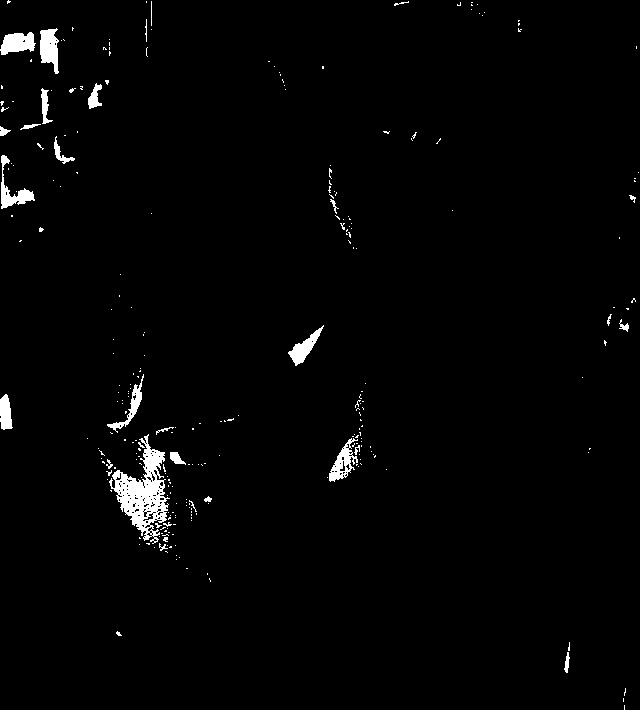
#> input picture DeepFashion2Dataset/black.jpg, 640 x 710 px, given as the content of the folder /home/irene/deepfashion2/DeepFashion2Dataset/train/img_body/, which was not available
$ python detectColor.py
#> lines starting #> are read from the running program, lines starting #| are printed output that depends on the picture; after the words box and inside, x2 and y2 are one past the last pixel; in counts of white or black regions, pixels touching at a corner belong together; pictures that were not available may be replaced by others from this repository, and a replacement may not be noted
#> further down, frame is the input picture: shape (710, 640, 3); min 0, max 255, mean 4.6
### DeepFashion2Dataset/remove_bg.py
#!/usr/bin/python
# -*- coding: UTF-8 -*-
import cv2
import numpy as np
import os
base_path ='/home/irene/deepfashion2/DeepFashion2Dataset/train'
img_dir = base_path + '/img_body/'
new_img_dir = base_path + '/img_body/'
#filename='003147.jpg'

def cutimgBg(frame):
    pos =[]
    smask =[]
    color = [0,0,0]
    #try:
    smask = np.all(frame != color,axis=2)
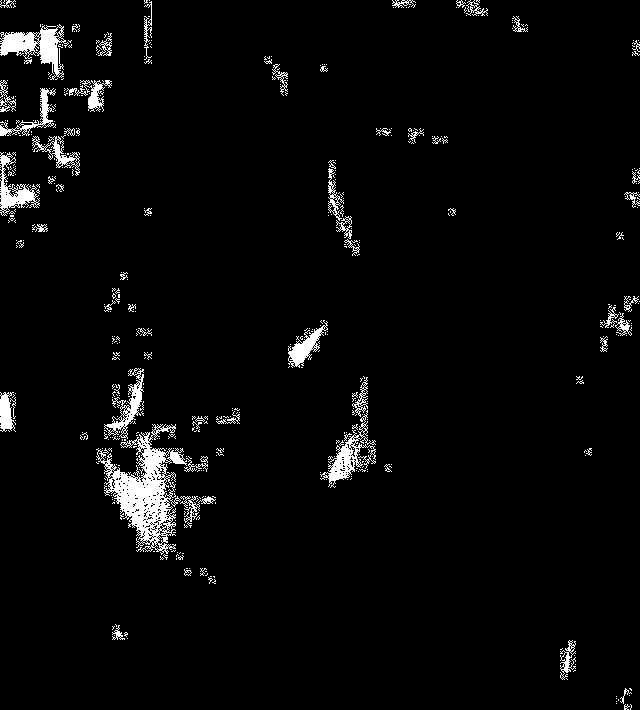
#> smask: shape (710, 640) bool; 3.5% white; 501 white regions (440 under 20 px), largest, box (x1, y1, x2, y2) and area: (96, 424, 187, 555) 4296, (0, 24, 69, 80) 1518, (320, 410, 376, 488) 1050

    pos = np.where(smask)
#> pos = 16014 positions, rows 0 to 709, columns 0 to 639
    xmin = np.min(pos[1])
#> xmin = 0
    xmax = np.max(pos[1])
#> xmax = 639
    ymin = np.min(pos[0])
#> ymin = 0
    ymax = np.max(pos[0])
#> ymax = 709

    frame2 = frame[ymin: ymax, xmin: xmax]
    a = 7
    b = 5
    y_fix = int((1/a)*np.shape(frame2)[0])
#> y_fix = 101
    x_fix = int((1/b)*np.shape(frame2)[1])
#> x_fix = 127
    #print(y_fix,x_fix)
    new_img = frame2[y_fix: y_fix*(a-1), x_fix: x_fix*(a-1)]
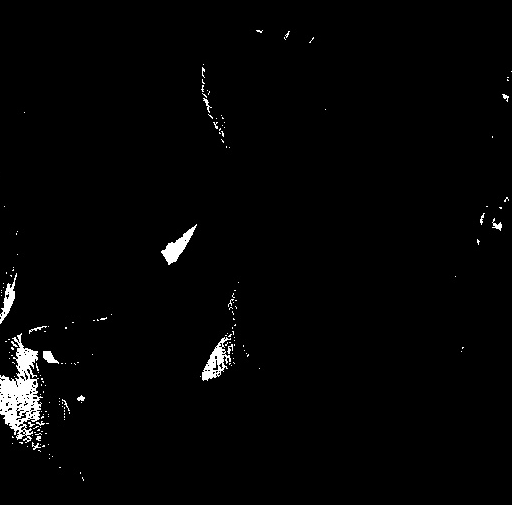
#> new_img: shape (505, 512, 3); min 0, max 255, mean 4.4

    #except:
    #    new_img = frame
    return new_img


# [19 lines left out: function cutBg, not called in this run]


# [4 lines of commented-out code are left out]

### DeepFashion2Dataset/colorList.py
import numpy as np
import collections

#定義字典存放顏色分量上下限
#例如：{顏色: [min分量, max分量]}
#{'red': [array([160,  43,  46]), array([179, 255, 255])]}

def getColorList():
    dict = collections.defaultdict(list)

    # 黑色
    lower_black = np.array([0, 0, 0])
    upper_black = np.array([180, 255, 46])
    color_list = []
    color_list.append(lower_black)
    color_list.append(upper_black)
    dict['black'] = color_list

    #灰色
    lower_gray = np.array([0, 0, 46])
    upper_gray = np.array([180, 20, 218])
    color_list = []
    color_list.append(lower_gray)
    color_list.append(upper_gray)
    dict['Gray']=color_list

    # 白色
    lower_white = np.array([0, 0, 222])
    upper_white = np.array([180, 30, 255])
    color_list = []
    color_list.append(lower_white)
    color_list.append(upper_white)
    dict['white'] = color_list

    #紅色
    lower_red = np.array([156, 43, 46])
    upper_red = np.array([180, 255, 255])
    color_list = []
    color_list.append(lower_red)
    color_list.append(upper_red)
    dict['red']=color_list

    # [9 lines of commented-out code are left out]
    lower_orange = np.array([0, 43, 180])
    upper_orange = np.array([20, 255, 255])
    color_list = []
    color_list.append(lower_orange)
    color_list.append(upper_orange)
    dict['orange'] = color_list

    # [9 lines of commented-out code are left out]
    lower_orange = np.array([5, 43, 46])
    upper_orange = np.array([20, 255, 255])
    color_list = []
    color_list.append(lower_orange)
    color_list.append(upper_orange)
    dict['orange'] = color_list

    # [9 lines of commented-out code are left out]
    lower_yellow = np.array([20, 43, 46])
    upper_yellow = np.array([34, 255, 255])
    color_list = []
    color_list.append(lower_yellow)
    color_list.append(upper_yellow)
    dict['yellow'] = color_list

    #綠色
    lower_green = np.array([35, 43, 46])
    upper_green = np.array([77, 255, 255])
    color_list = []
    color_list.append(lower_green)
    color_list.append(upper_green)
    dict['green'] = color_list

    #青色
    lower_cyan = np.array([78, 43, 46])
    upper_cyan = np.array([99, 255, 255])
    color_list = []
    color_list.append(lower_cyan)
    color_list.append(upper_cyan)
    dict['cyan'] = color_list

    #藍色
    lower_blue = np.array([100, 43, 46])
    upper_blue = np.array([124, 255, 255])
    color_list = []
    color_list.append(lower_blue)
    color_list.append(upper_blue)
    dict['Blue'] = color_list

    # 紫色
    lower_purple = np.array([125, 43, 46])
    upper_purple = np.array([155, 255, 255])
    color_list = []
    color_list.append(lower_purple)
    color_list.append(upper_purple)
    dict['purple'] = color_list

    return dict


# [10 lines that do not run on import are left out]

### DeepFashion2Dataset/detectColor.py
import  cv2
import numpy as np
import colorList
import os
import remove_bg
#處理圖片
def get_color(frame,name):
    #print('go in get_color')
#> called with name = 'black.jpg'
    hsv = cv2.cvtColor(frame,cv2.COLOR_BGR2HSV)
#> hsv: shape (505, 512, 3); mean H, S, V 0, 0, 4.4
    maxsum = -100
    color_area = {}
    color = None
    color_dict = colorList.getColorList()
    for d in color_dict: #輪流計算顏色面積
        #切割出指定顏色區域
        mask = cv2.inRange(hsv,color_dict[d][0],color_dict[d][1])
        #if d =='skin' or d == 'orange':
            #print(d)
            #cv2.imwrite(path+name+d+'.jpg',mask)
        #影像二值化
        binary = cv2.threshold(mask, 127, 255, cv2.THRESH_BINARY)[1]
        #影像膨脹
        binary = cv2.dilate(binary,None,iterations=2)
        #輪廓檢測
        cnts, hiera = cv2.findContours(binary.copy(),cv2.RETR_EXTERNAL,cv2.CHAIN_APPROX_SIMPLE)
        sum = 0
        for c in cnts:
            #輪廓面積
            sum+=cv2.contourArea(c)
        if sum > maxsum :
            #最多面積之顏色 判斷為該顏色
            maxsum = sum
            color = d[:1]
#> this loop made 10 passes
#> pass 1, in get_color, `mask = cv2.inRange(hsv,color_dict[d][0],color_dict[d][1])`:
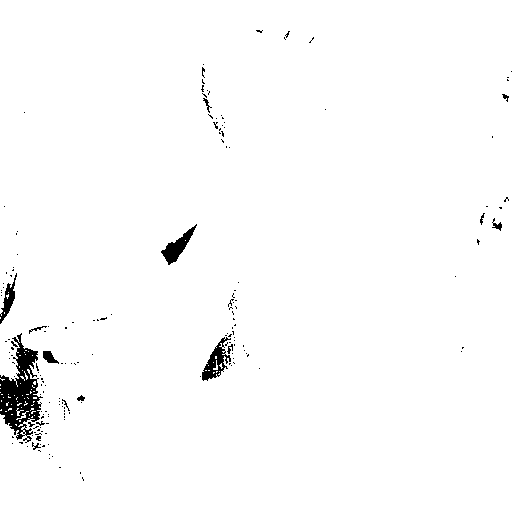
#> mask: shape (505, 512); 98.3% white; 174 black regions (159 under 20 px), largest, box (x1, y1, x2, y2) and area: (0, 333, 43, 443) 2182, (202, 337, 231, 381) 526, (161, 224, 197, 265) 480
#> pass 1, in get_color, `binary = cv2.dilate(binary,None,iterations=2)`:
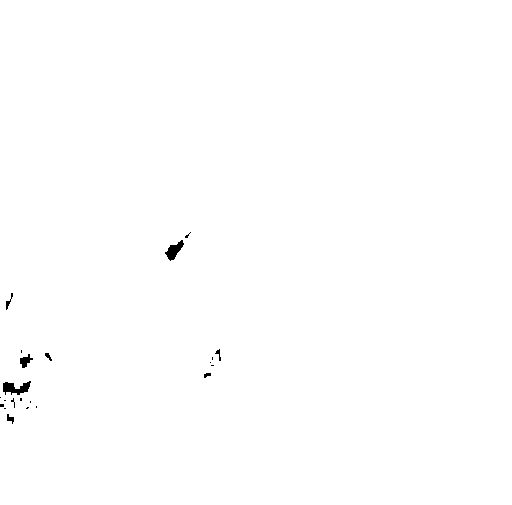
#> binary: shape (505, 512); 99.7% white; 22 black regions (14 under 20 px), largest, box (x1, y1, x2, y2) and area: (3, 381, 31, 395) 225, (165, 240, 184, 261) 186, (20, 354, 33, 368) 94
#> after the loop, color = 'b'; maxsum = 257528

    return color


if __name__ == '__main__':
    base_path ='/home/irene/deepfashion2/DeepFashion2Dataset'
    train_path = base_path + '/train'
    img_dir = train_path+'/img_body/'
    new_img_dir = train_path+'/img_body_small/'
    AllFile = os.listdir(img_dir)
    for filename in AllFile:
        if filename.endswith(".png") or filename.endswith(".jpg"):
            try:
                frame = cv2.imread(img_dir+filename)
                new_frame = remove_bg.cutimgBg(frame)
                cv2.imwrite(new_img_dir + get_color(new_frame,filename) + '_' +filename , new_frame)
            except:
                print("no")
                pass

$ run again, on DeepFashion2Dataset/orange.jpg
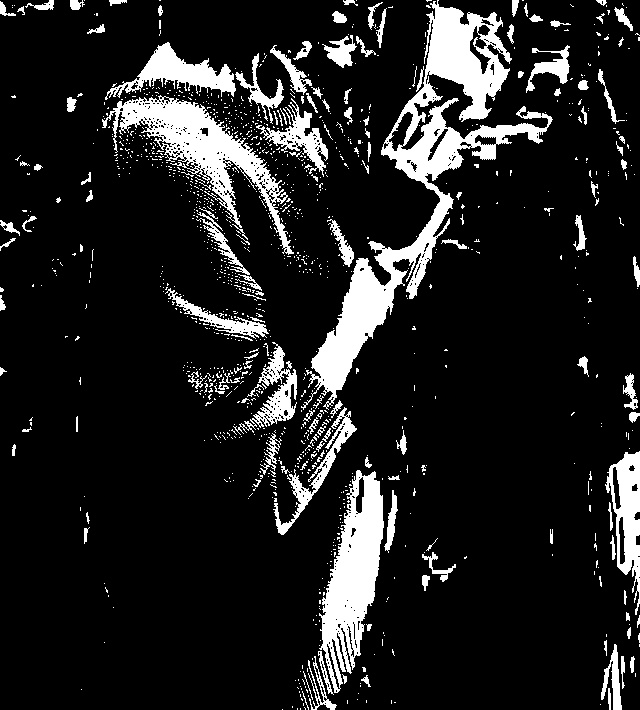
#> input picture DeepFashion2Dataset/orange.jpg, 640 x 710 px, given as the content of the folder /home/irene/deepfashion2/DeepFashion2Dataset/train/img_body/, which was not available
#> frame is the input picture: shape (710, 640, 3); min 0, max 255, mean 33.3
#> in cutimgBg, `smask = np.all(frame != color,axis=2)`:
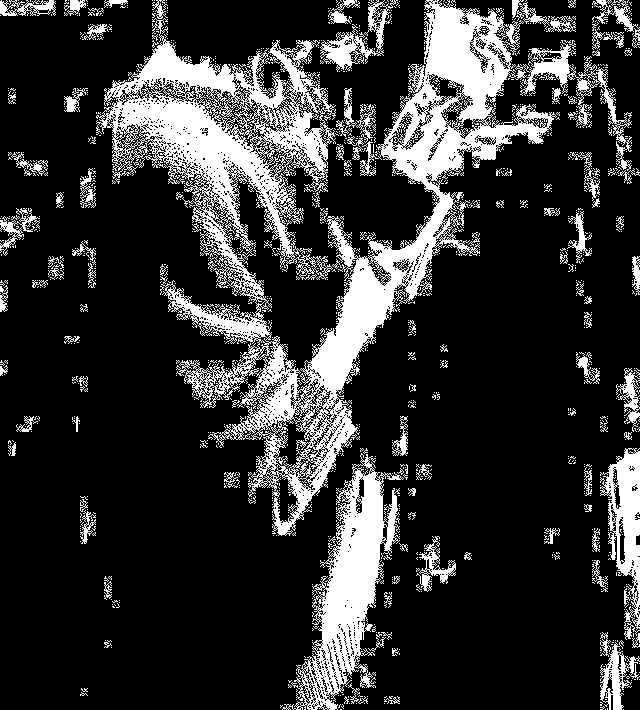
#> smask: shape (710, 640) bool; 19.9% white; 1241 white regions (1129 under 20 px), largest, box (x1, y1, x2, y2) and area: (96, 0, 632, 536) 59825, (282, 453, 404, 710) 10572, (600, 448, 640, 640) 3510
#> pos = 90608 positions, rows 0 to 709, columns 0 to 639
#> xmin = 0
#> xmax = 639
#> ymin = 0
#> ymax = 709
#> hsv: shape (505, 512, 3); mean H, S, V 0, 0, 40.1
#> the loop in get_color, `for d in color_dict:` made 10 passes
#> pass 1, in get_color, `binary = cv2.dilate(binary,None,iterations=2)`:
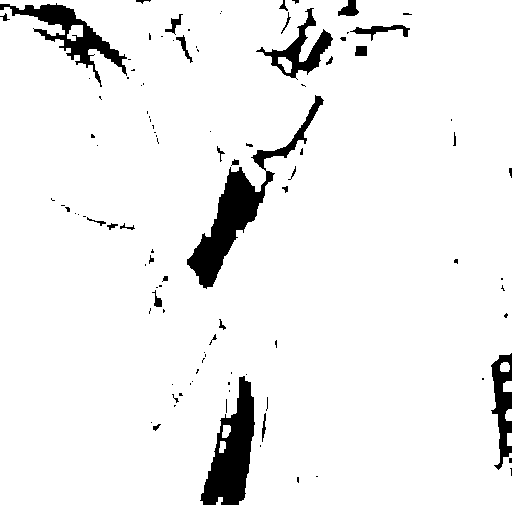
#> binary: shape (505, 512); 94% white; 104 black regions (72 under 20 px), largest, box (x1, y1, x2, y2) and area: (187, 95, 324, 289) 4507, (200, 376, 255, 505) 3660, (0, 3, 127, 87) 2452
#> after the loop in get_color, `for d in color_dict:`: color = 'b'; maxsum = 249082.5
